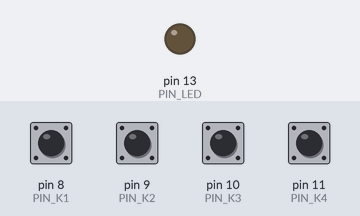
Recording of a sketch running on a simulated Arduino Uno, built with avr-gcc and run on an emulated ATmega328P. Parts: output pins drawn as LEDs (lit = HIGH). Dashed ring = blinking. The inputs (shaded band) are chosen by the test bench; at power-on: pin 8 (PIN_K1), pin 9 (PIN_K2), pin 10 (PIN_K3), pin 11 (PIN_K4) HIGH. What the sketch prints to the serial monitor is not drawn.

Above: at 1.2 s.
1.3 s: pin 8 (PIN_K1) pulled LOW for 0.15 s
At 1.83 s:
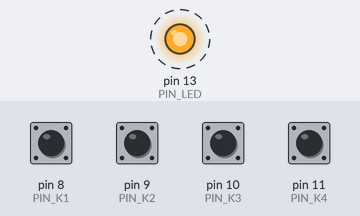
3.5 s: pin 9 (PIN_K2) pulled LOW for 1 s
At 6.1 s:
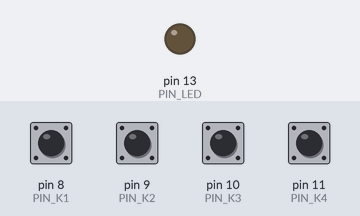
6.5 s: pin 10 (PIN_K3) pulled LOW for 0.15 s
At 7.15 s:
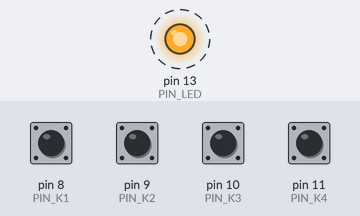
8.5 s: pin 11 (PIN_K4) pulled LOW for 0.15 s
At 9.15 s:
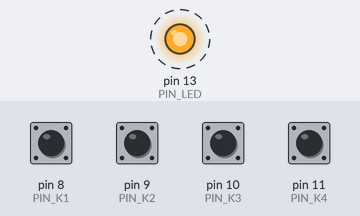
12.0 s: pin 8 (PIN_K1) pulled LOW for 1 s
At 12.85 s:
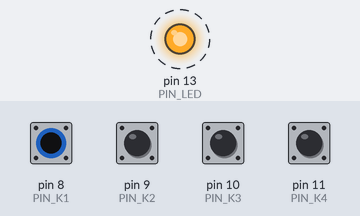
Timing chart, 0 to 15.0 s (numbered marks = the images above; inputs shaded):
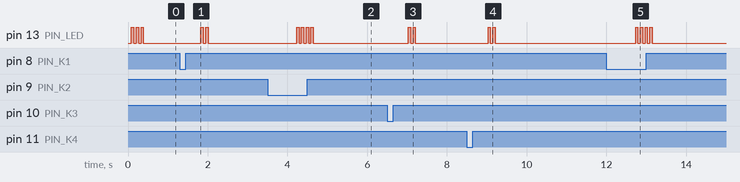

Measured:
- after the input at 1.3 s, pin 13 (PIN_LED): alternates HIGH for 0.06 s and LOW for 0.06 s, 4 changes in all, then stays LOW, starting after 0.53 s
- after the input at 3.5 s, pin 13 (PIN_LED): alternates HIGH for 0.06 s and LOW for 0.06 s, 8 changes in all, then stays LOW, starting after 0.73 s
- after the input at 6.5 s, pin 13 (PIN_LED): alternates HIGH for 0.06 s and LOW for 0.06 s, 4 changes in all, then stays LOW, starting after 0.53 s
- after the input at 8.5 s, pin 13 (PIN_LED): alternates HIGH for 0.06 s and LOW for 0.06 s, 4 changes in all, then stays LOW, starting after 0.53 s
- after the input at 12.0 s, pin 13 (PIN_LED): alternates HIGH for 0.06 s and LOW for 0.06 s, 8 changes in all, then stays LOW, starting after 0.73 s
- by itself, pin 13 (PIN_LED): alternates HIGH for 0.06 s and LOW for 0.06 s, 6 changes in all, then stays LOW

The sketch:

arduino_keypad.ino
```cpp
/*
 * ============================================================================
 *  文件：arduino_keypad.ino
 *  工程：机械臂按键板（第二块 Arduino UNO / Nano）—— 纯有线按键控制
 * ----------------------------------------------------------------------------
 *  功能：4 个按键（默认 D8/D9/D10/D11，按下=低电平），识别单击/双击/三击/长按，
 *        把对应指令发给机械臂主控板。
 *
 *  【两套预设，编译期切换】
 *    PRESET_MEARM （默认）：配本仓库 meArm 固件（v1.6.8 主线）。
 *        波特率 115200，命令见 protocol_constants.h：单字符 + '\n'。
 *        单击 = 主控板上那四个物理按键的串口孪生命令（N/R/P/M 那一族）,
 *        其余槽位给取放对象/夹爪/调速/绘图/流程。
 *        【注意】N/R/P/M/0 属于主控的"按键模块"，而 v1.6.8 的默认功能组合
 *        把它裁掉了 —— 上主控前先看下面「和主控固件的配套关系」一节。
 *    PRESET_TASK5        ：配 others/f/MeArm 的 Task5 系列固件
 *        （波特率 9600、单字符 '1'..'8'）。用法见同目录 README。
 *        切换：配置区改 PRESET，或命令行 -DPRESET=2。
 *
 *  和原来那块 KeypadBoard_Task5（others/f/MeArm/KeypadBoard_Task5）的区别：
 *    1) 默认用软串口 D2(RX)/D3(TX) 跟机械臂通话，**USB 串口留着当调试口**：
 *       既能随时上传程序，又能看到"按了什么、发了什么、机械臂回了什么"。
 *       原来的版本用 Serial(D0/D1) 直连机械臂，插着线就没法上传、也看不到回包。
 *       （要完全照旧：把 ARM_LINK_SOFTWARE 改成 0。）
 *    2) 板载 LED(D13) 给出本地反馈：命令发出闪 2 下、无此映射闪 1 下、长按闪 4 下。
 *    3) 多一个长按（原来的板子只有单击/双击/三击）。
 *    4) 按键用表驱动，加键/改映射只改两张表，不用动逻辑。
 *    5) 开机不给机械臂发任何字符（原来会发一句横幅，Task5 会回一条 "! 指令：…"）。
 *
 *  【PRESET_MEARM 按键映射】
 *    键1 D8  取放/夹爪：单击 N 循环取放(A→B→C)  双击 O 爪张开  三击 S 爪合拢  长按 M 回开机位姿
 *    键2 D9  录制/速度：单击 R 录制开始/结束    双击 P 播放     三击 H 升一档  长按 L 降一档
 *    键3 D10 指定物体：单击 A 夹物体A          双击 B 夹物体B  三击 C 夹物体C 长按 ! 查模块开关
 *    键4 D11 调试/方向：单击 m 查换向状态      双击 mS 上臂换向 三击 mE 下臂换向 长按 0 回开机位姿
 *
 *    【和主控固件的配套关系（v1.6.8 起）】：主控的默认功能组合是「取放 + 绘图，
 *    按键关」（PICK 1 / BUTTONS 0 / DRAW 1，31740 B），**按键模块被裁掉了**，
 *    所以上表里属于按键模块的 5 个槽位 —— 键1 单击 N、键1 长按 M、键2 单击 R、
 *    键2 双击 P、键4 长按 0 —— 在主控上只会回 "REJECTED"。
 *    要用这块按键板的全部功能，把主控改成「取放 + 按键（绘图关）」
 *    （PICK 1 / BUTTONS 1 / DRAW 0，22770 B，本板最初就是照它设计的），
 *    或者「绘图 + 按键」（PICK 0 / BUTTONS 1 / DRAW 1，29356 B）。
 *    三个功能全开装不进 Uno（35162 B > 可用 32256 B），必须裁一个。
 *    默认组合下其余键位都好用：O/S（夹爪张开/合拢）、H/L（调速）、A/B/C（取放）、
 *    长按 !（查模块开关）、m/mS/mE（查/切换向）都不属于按键模块。
 *
 *    【为什么键3/键4 空着绘图位】：本板最初配的是「绘图关」那套主控固件，所以
 *    键3/键4 换成了那一分支一定可用的命令。想用绘图按键就把这两行换回去
 *    （绘图模块在默认组合里是开着的）：
 *      键3：单击 F 换图形      双击 D 开始绘制  三击 G 记示教点 长按 E 撤示教点
 *      键4：单击 Q 暂停        双击 U 继续      三击 W 取消     长按 m 查换向状态
 *    主控回复的三种"没反应"要分清："REJECTED" = 该模块没编进固件（改开关重编）；
 *    "OFF" = 编进来了但被 !B/!D 运行时关掉了（发一次 !B/!D 打开）；"BUSY" = 主控
 *    正在取放/录制/绘图，等一下再按。
 *
 *  【PRESET_TASK5 按键映射】（与原 KeypadBoard_Task5 完全一致）
 *    键1 D8 ：单击 '1' 示教/记录点           长按 '?' 状态查询
 *    键2 D9 ：单击 '2' 暂停                  双击 '3' 继续
 *    键3 D10：单击 '4' 取消                  双击 '5' 折线   三击 '6' 曲线
 *    键4 D11：单击 '7' 直线演示              双击 '8' 字母 N
 *
 *  硬件：按键一端接引脚，另一端接 GND（靠芯片内部上拉 INPUT_PULLUP，不用外接电阻）。
 *        Arduino 只有一路硬件串口，所以默认用软串口跟机械臂对话，接线：
 *          Uno D2(RX) ← 机械臂 D1(TX)      Uno D3(TX) → 机械臂 D0(RX)      两块板 GND 必须相连
 *        注意：软串口在 16MHz AVR 上 115200 能发，但"收"容易丢字符（回包转发可能缺字）。
 *        要 100% 可靠就用 ARM_LINK_SOFTWARE 0（D0/D1 硬件串口直连），代价是上传时要拔线。
 *        也可以把两边都降到 38400（固件 protocol_constants.h 的 PROTO_BAUD + 这里 ARM_BAUD），
 *        软串口在 38400 是完全可靠的。
 * ============================================================================
 */

/* ============================== 1. 配置区 ============================== */

#define PRESET_MEARM      1       // 本仓库 meArm 固件（115200，见 protocol_constants.h）
#define PRESET_TASK5      2       // others/f/MeArm 的 Task5 固件（9600，'1'..'8'）
#ifndef PRESET                   // 命令行 -DPRESET=2 可覆盖
#define PRESET            PRESET_MEARM
#endif

#if PRESET == PRESET_MEARM
  #define PRESET_NAME     "meArm 主线固件"
  #define ARM_BAUD        115200  // = protocol_constants.h 的 PROTO_BAUD（改固件要同步改这里）
#else
  #define PRESET_NAME     "Task5 固件"
  #define ARM_BAUD        9600    // Task5 系列固定在 9600
#endif

#ifndef ARM_LINK_SOFTWARE         // 也可用 -DARM_LINK_SOFTWARE=0 在命令行切换
#define ARM_LINK_SOFTWARE 1       // 1=软串口 D2(RX)/D3(TX) 连机械臂，USB 留作调试（推荐）
#endif                            // 0=直接用 Serial(D0/D1) 连机械臂（最稳，但 USB 不可用）

#define PIN_ARM_RX        2       // 软串口 RX ← 机械臂 TX（D1）
#define PIN_ARM_TX        3       // 软串口 TX → 机械臂 RX（D0）

#ifndef ECHO_ARM
#define ECHO_ARM          1       // 1=把机械臂的回包转发到 USB 串口（只在软串口模式下有效）
#endif
#define DBG_BAUD          115200  // USB 调试口波特率

#define PIN_K1            8       // 键1
#define PIN_K2            9       // 键2
#define PIN_K3            10      // 键3
#define PIN_K4            11      // 键4
#define PIN_LED           13      // 板载 LED（D13），本地反馈

#define DEBOUNCE_MS       30      // 消抖时间：电平稳定这么久才算数
#define CLICK_WINDOW      350     // 连击窗口：松开后这么久内没有新按下就结算发送
#define LONG_PRESS_MS     700     // 长按判定（0 = 关闭长按功能）
#define LED_STEP_MS       60      // LED 闪烁半周期

/* 软串口模式下才有调试口；用 Serial 直连机械臂时不能再打印任何调试信息 */
#if ARM_LINK_SOFTWARE
  #define HAVE_DEBUG 1
  #include <SoftwareSerial.h>
  SoftwareSerial armSerial(PIN_ARM_RX, PIN_ARM_TX);
  #define ARM_BEGIN(b)  armSerial.begin(b)
  #define ARM_AVAIL()   armSerial.available()
  #define ARM_READ()    armSerial.read()
  #define ARM_WRITE(c)  armSerial.write(c)
#else
  #define HAVE_DEBUG 0
  #undef  ECHO_ARM
  #define ECHO_ARM 0
  #define ARM_BEGIN(b)  Serial.begin(b)
  #define ARM_AVAIL()   Serial.available()
  #define ARM_READ()    Serial.read()
  #define ARM_WRITE(c)  Serial.write(c)
#endif

/* ============================== 2. 按键表 ============================== */

/* 要接的按键引脚（改成别的引脚只改这一行；加第 5 个键就往后加一个） */
static const uint8_t PINS[] = { PIN_K1, PIN_K2, PIN_K3, PIN_K4 };
#define NPIN ((uint8_t)(sizeof(PINS) / sizeof(PINS[0])))

/* 单击/双击/三击 → 指令（指令是字符串，所以 "mS"/"!P" 这类多字符命令也能放进来） */
struct KeyMap { uint8_t pin; uint8_t clicks; const char *cmd; const char *label; };
/* 长按 → 指令（不想用长按就把 LONG_PRESS_MS 设成 0） */
struct LongMap { uint8_t pin; const char *cmd; const char *label; };

#if PRESET == PRESET_MEARM
static const KeyMap KEYS[] = {
  { PIN_K1, 1, "N", "键1 单击 循环取放(A/B/C)" },
  { PIN_K1, 2, "O", "键1 双击 爪张开" },
  { PIN_K1, 3, "S", "键1 三击 爪合拢" },
  { PIN_K2, 1, "R", "键2 单击 录制开始/结束" },
  { PIN_K2, 2, "P", "键2 双击 播放上次录制" },
  { PIN_K2, 3, "H", "键2 三击 速度升一档" },
  { PIN_K3, 1, "A", "键3 单击 夹取物体A" },
  { PIN_K3, 2, "B", "键3 双击 夹取物体B" },
  { PIN_K3, 3, "C", "键3 三击 夹取物体C" },
  { PIN_K4, 1, "m", "键4 单击 查换向状态(S=/E=)" },
  { PIN_K4, 2, "mS", "键4 双击 上臂换向" },
  { PIN_K4, 3, "mE", "键4 三击 下臂换向" },
};
static const LongMap LONGS[] = {
  { PIN_K1, "M", "键1 长按 回开机位姿" },
  { PIN_K2, "L", "键2 长按 速度降一档" },
  { PIN_K3, "!", "键3 长按 查模块开关(P=/B=/D=)" },
  { PIN_K4, "0", "键4 长按 回开机位姿(M 的别名)" },
};
#else /* PRESET_TASK5：与原 KeypadBoard_Task5 一致 */
static const KeyMap KEYS[] = {
  { PIN_K1, 1, "1", "键1 单击 示教/记录点" },
  { PIN_K2, 1, "2", "键2 单击 暂停" },
  { PIN_K2, 2, "3", "键2 双击 继续" },
  { PIN_K3, 1, "4", "键3 单击 取消" },
  { PIN_K3, 2, "5", "键3 双击 折线绘制" },
  { PIN_K3, 3, "6", "键3 三击 曲线绘制" },
  { PIN_K4, 1, "7", "键4 单击 直线演示" },
  { PIN_K4, 2, "8", "键4 双击 基础图形(字母N)" },
};
static const LongMap LONGS[] = {
  { PIN_K1, "?", "键1 长按 状态查询" },
};
#endif

#define NKEYS ((uint8_t)(sizeof(KEYS) / sizeof(KEYS[0])))
#define NLONG ((uint8_t)(sizeof(LONGS) / sizeof(LONGS[0])))

/* ============================== 3. 状态 ============================== */

struct KeyState {
  bool     stable;      // 消抖确认后的电平（true = 按下）
  bool     prev;        // 上一次读到的原始电平
  bool     longFired;   // 本次按住是否已经发过长按指令
  uint8_t  clicks;      // 本次连击次数
  uint32_t debounceAt;  // 电平变化时刻（消抖计时起点）
  uint32_t releaseAt;   // 确认松开时刻（连击窗口起点）
  uint32_t pressAt;     // 确认按下时刻（长按计时起点）
};
static KeyState ks[NPIN];       // 全局变量默认全 0：stable=false 正好等于"松开"

static uint8_t  ledSteps = 0;   // 剩余闪烁步数（一步 = 半周期）
static uint32_t ledAt    = 0;
static bool     ledOn    = false;
#if ECHO_ARM
static bool     lineStart = true;   // 回包转发：是否在行首
#endif

/* ============================== 4. 收发 ============================== */

/* 本地 LED 反馈：闪 n 下（非阻塞） */
static void ledBlink(uint8_t n) { ledSteps = (uint8_t)(n * 2); }

static void ledTick() {
  if (ledSteps == 0) {
    if (ledOn) { ledOn = false; digitalWrite(PIN_LED, LOW); }
    return;
  }
  const uint32_t now = millis();
  if (now - ledAt < LED_STEP_MS) return;
  ledAt = now;
  ledOn = !ledOn;
  digitalWrite(PIN_LED, ledOn ? HIGH : LOW);
  ledSteps--;
}

/* 发一条指令给机械臂：命令字符串 + 换行（固件都按 '\n' 断行） */
static void sendCmd(const char *cmd, const char *what) {
  for (const char *p = cmd; *p != '\0'; p++) ARM_WRITE((uint8_t)*p);
  ARM_WRITE('\n');
#if HAVE_DEBUG
  Serial.print(F("[按键] "));
  Serial.print(what);
  Serial.print(F("  → 发送 \""));
  Serial.print(cmd);
  Serial.println(F("\""));
#else
  (void)what;
#endif
}

/* 查表：某引脚连击 n 次对应的指令（找不到返回 NULL） */
static const char *clickCmd(uint8_t pin, uint8_t n) {
  for (uint8_t i = 0; i < NKEYS; i++) {
    if (KEYS[i].pin == pin && KEYS[i].clicks == n) return KEYS[i].cmd;
  }
  return NULL;
}

/* 查表：某引脚长按对应的指令（找不到返回 NULL） */
static const char *longCmd(uint8_t pin) {
  for (uint8_t i = 0; i < NLONG; i++) {
    if (LONGS[i].pin == pin) return LONGS[i].cmd;
  }
  return NULL;
}

/* 把按键动作翻译成可读名字，用于调试输出 */
static const char *clickName(uint8_t pin, uint8_t n) {
  for (uint8_t i = 0; i < NKEYS; i++) {
    if (KEYS[i].pin == pin && KEYS[i].clicks == n) return KEYS[i].label;
  }
  return "无此映射";
}

static const char *longName(uint8_t pin) {
  for (uint8_t i = 0; i < NLONG; i++) {
    if (LONGS[i].pin == pin) return LONGS[i].label;
  }
  return "无此映射";
}

/* ============================== 5. 按键扫描 ============================== */

/* 消抖 → 计击数 → 长按 → 松开后超窗结算发送 */
static void keysTick() {
  const uint32_t now = millis();

  for (uint8_t i = 0; i < NPIN; i++) {
    KeyState &k = ks[i];
    const uint8_t pin = PINS[i];
    const bool raw = (digitalRead(pin) == LOW);      // true = 按下（内部上拉，按下接地）

    if (raw != k.prev) {
      k.prev = raw;                                  // 电平刚变化：重新开始消抖计时
      k.debounceAt = now;
    } else if (now - k.debounceAt >= DEBOUNCE_MS && raw != k.stable) {
      k.stable = raw;                                // 电平稳定够久：确认变化
      if (raw) {                                     // 确认按下
        if (k.clicks < 9) k.clicks++;                // 计一击（上限防抖动跑飞）
        k.pressAt   = now;
        k.longFired = false;
      } else {                                       // 确认松开
        k.releaseAt = now;
      }
    }

    /* 长按：按住超过阈值且有映射 → 立刻发长按指令，并取消本次的点击结算 */
    if (LONG_PRESS_MS > 0 && k.stable && !k.longFired && k.clicks > 0 &&
        now - k.pressAt >= LONG_PRESS_MS) {
      k.longFired = true;
      k.clicks = 0;                                  // 长按不再触发单击指令
      const char *cmd = longCmd(pin);
      if (cmd != NULL) {
        sendCmd(cmd, longName(pin));
        ledBlink(4);
      } else {
        ledBlink(1);                                 // 该键没有长按映射：只闪一下提示
      }
    }

    /* 结算：已松开，且连击窗口内没有新的按下 */
    if (k.clicks > 0 && !k.stable && now - k.releaseAt >= CLICK_WINDOW) {
      const uint8_t n = k.clicks;
      k.clicks = 0;
      const char *cmd = clickCmd(pin, n);
      if (cmd != NULL) {
        sendCmd(cmd, clickName(pin, n));
        ledBlink(2);
      } else {
        ledBlink(1);                                 // 比如键4 四击：没有定义，闪一下告诉你按到了
#if HAVE_DEBUG
        Serial.print(F("[按键] "));
        Serial.print(clickName(pin, n));
        Serial.print(F("（D"));
        Serial.print(pin);
        Serial.print(F(" 键 ×"));
        Serial.print(n);
        Serial.println(F("）无对应指令，忽略"));
#endif
      }
    }
  }
}

/* ============================== 6. 机械臂回包 ============================== */

/* 一直读、及时清空软串口缓冲；ECHO_ARM=1 时按行转发到 USB 调试口 */
static void armReadTick() {
  while (ARM_AVAIL() > 0) {
    const int c = ARM_READ();
    if (c < 0) break;
#if ECHO_ARM
    if (c == '\n') {
      Serial.println();
      lineStart = true;
    } else if (c != '\r') {
      if (lineStart) { Serial.print(F("< ")); lineStart = false; }
      Serial.write((uint8_t)c);
    }
#endif
  }
}

/* ============================== 7. setup / loop ============================== */

void setup() {
#if HAVE_DEBUG
  Serial.begin(DBG_BAUD);
#endif
  ARM_BEGIN(ARM_BAUD);                               // 先连上机械臂，再报自己的状态

  for (uint8_t i = 0; i < NPIN; i++) pinMode(PINS[i], INPUT_PULLUP);
  pinMode(PIN_LED, OUTPUT);

#if HAVE_DEBUG
  Serial.println();
  Serial.println(F("=== 机械臂按键板（第二块 Arduino）==="));
  Serial.print(F("预设："));
  Serial.print(F(PRESET_NAME));
  Serial.print(F("，机械臂串口 "));
  Serial.print(ARM_BAUD);
  Serial.println(F(" 8N1"));
#if ARM_LINK_SOFTWARE
  Serial.print(F("机械臂串口：软串口 D"));
  Serial.print(PIN_ARM_RX);
  Serial.print(F("(RX) / D"));
  Serial.print(PIN_ARM_TX);
  Serial.println(F("(TX)；USB 调试口见上"));
#else
  Serial.println(F("机械臂串口：Serial(D0/D1) 直连（无调试输出）"));
#endif
  Serial.print(F("消抖 "));
  Serial.print(DEBOUNCE_MS);
  Serial.print(F("ms，连击窗口 "));
  Serial.print(CLICK_WINDOW);
  Serial.print(F("ms，长按 "));
  Serial.print(LONG_PRESS_MS);
  Serial.println(F("ms"));
  Serial.print(F("按键引脚："));
  for (uint8_t i = 0; i < NPIN; i++) {
    Serial.print(F("D"));
    Serial.print(PINS[i]);
    Serial.print(' ');
  }
  Serial.println(F("（另一端接 GND，内部上拉）"));

  Serial.print(F("映射（"));
  Serial.print((uint8_t)(NKEYS + NLONG));
  Serial.println(F(" 条）："));
  for (uint8_t i = 0; i < NKEYS; i++) {
    Serial.print(F("  "));
    Serial.print(KEYS[i].label);
    Serial.print(F("  → \""));
    Serial.print(KEYS[i].cmd);
    Serial.println(F("\""));
  }
  for (uint8_t i = 0; i < NLONG; i++) {
    Serial.print(F("  "));
    Serial.print(LONGS[i].label);
    Serial.print(F("  → \""));
    Serial.print(LONGS[i].cmd);
    Serial.println(F("\""));
  }
  Serial.println(F("就绪（LED 闪 3 下）。LED：命令发出闪 2 下 / 无此映射闪 1 下 / 长按闪 4 下。"));
#endif

  ledBlink(3);                                       // 开机自检：闪 3 下表示活着
}

void loop() {
  keysTick();       // 按键
  armReadTick();    // 机械臂回包
  ledTick();        // LED
}
```
